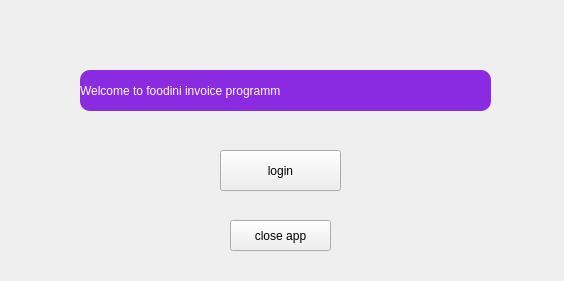
<?xml version="1.0" encoding="UTF-8"?>
<ui version="4.0">
 <class>MainWindow</class>
 <widget class="QMainWindow" name="MainWindow">
  <property name="geometry">
   <rect>
    <x>0</x>
    <y>0</y>
    <width>564</width>
    <height>281</height>
   </rect>
  </property>
  <property name="windowTitle">
   <string>Invoided</string>
  </property>
  <property name="windowIcon">
   <iconset>
    <normaloff>7572360.ico</normaloff>7572360.ico</iconset>
  </property>
  <widget class="QWidget" name="centralWidget">
   <widget class="QLabel" name="label">
    <property name="geometry">
     <rect>
      <x>80</x>
      <y>70</y>
      <width>411</width>
      <height>41</height>
     </rect>
    </property>
    <property name="styleSheet">
     <string notr="true">color:rgb(255, 255, 255); 
font: 75 14pt &quot;Neue Haas Grotesk Text Pro&quot;;
background: rgb(138, 43, 226);
border-radius: 10%;
opacity: 0.5;</string>
    </property>
    <property name="text">
     <string>Welcome to foodini invoice programm</string>
    </property>
   </widget>
   <widget class="QPushButton" name="pushButton">
    <property name="geometry">
     <rect>
      <x>220</x>
      <y>150</y>
      <width>121</width>
      <height>41</height>
     </rect>
    </property>
    <property name="styleSheet">
     <string notr="true">font: 12pt &quot;MS Shell Dlg 2&quot;;</string>
    </property>
    <property name="text">
     <string>login</string>
    </property>
   </widget>
   <widget class="QPushButton" name="pushButton_2">
    <property name="enabled">
     <bool>true</bool>
    </property>
    <property name="geometry">
     <rect>
      <x>230</x>
      <y>220</y>
      <width>101</width>
      <height>31</height>
     </rect>
    </property>
    <property name="styleSheet">
     <string notr="true">font: 12pt &quot;MS Shell Dlg 2&quot;;</string>
    </property>
    <property name="text">
     <string>close app</string>
    </property>
   </widget>
   <widget class="QLabel" name="label_pic">
    <property name="geometry">
     <rect>
      <x>4</x>
      <y>5</y>
      <width>561</width>
      <height>261</height>
     </rect>
    </property>
    <property name="styleSheet">
     <string notr="true"/>
    </property>
    <property name="text">
     <string/>
    </property>
   </widget>
   <zorder>label_pic</zorder>
   <zorder>label</zorder>
   <zorder>pushButton</zorder>
   <zorder>pushButton_2</zorder>
  </widget>
 </widget>
 <layoutdefault spacing="6" margin="11"/>
 <resources/>
 <connections>
  <connection>
   <sender>pushButton_2</sender>
   <signal>clicked()</signal>
   <receiver>MainWindow</receiver>
   <slot>close()</slot>
   <hints>
    <hint type="sourcelabel">
     <x>278</x>
     <y>287</y>
    </hint>
    <hint type="destinationlabel">
     <x>488</x>
     <y>273</y>
    </hint>
   </hints>
  </connection>
 </connections>
</ui>
